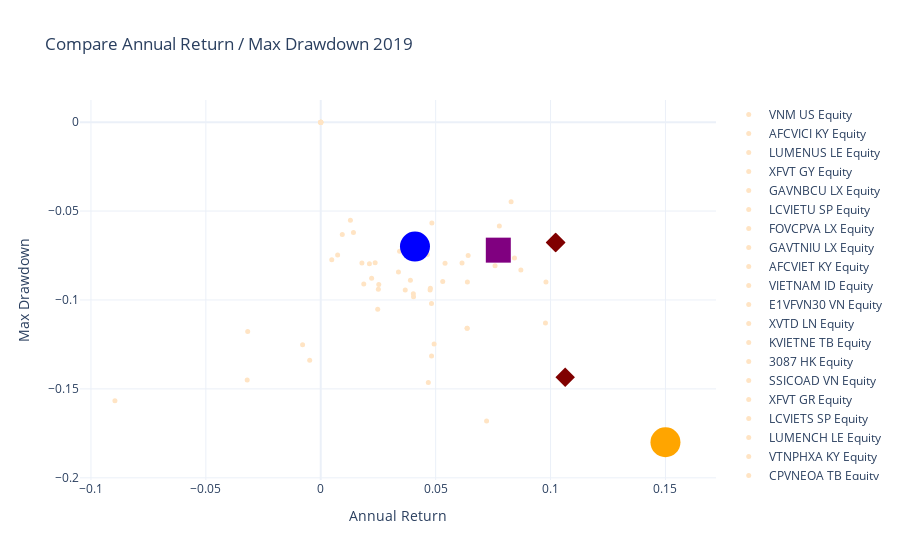
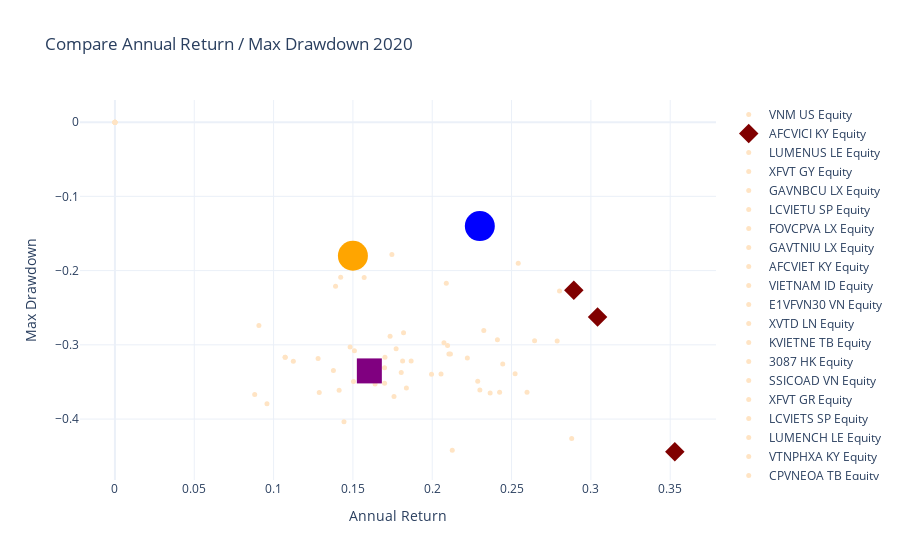
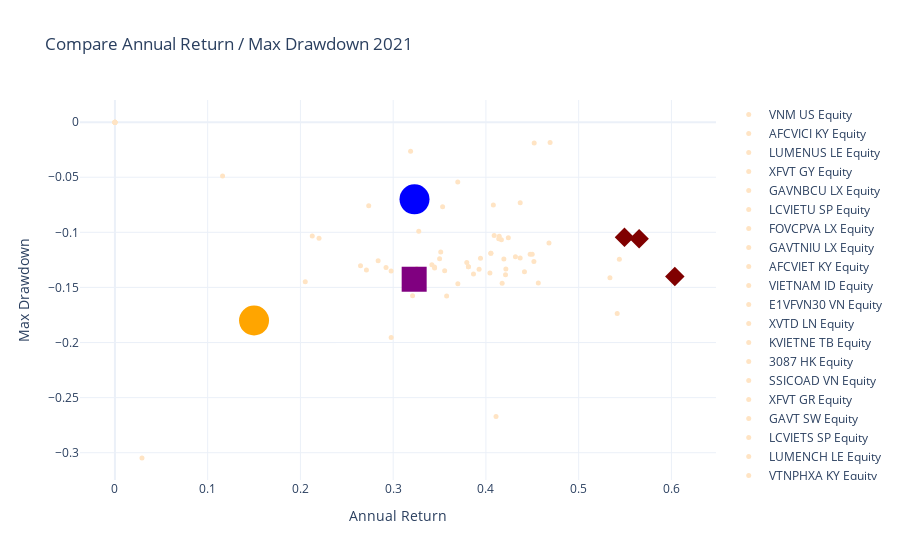
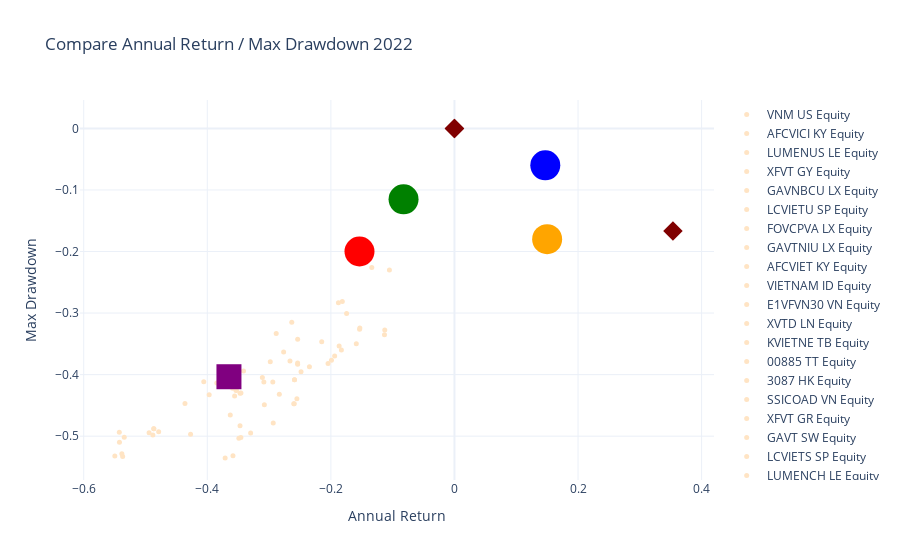

Source (notebook cell) for these figures, in order:
### Markdown cell above
# So sánh performance hàng năm

### Code cell
for key in yearly_metric.keys():
    fig = go.Figure()
    
    # top 3 except us:
    top_3 = yearly_metric[key][yearly_metric[key].index.isin(inside_list) == False].sort_values(by = 'Annual Return', ascending = False)[:3].index
    for col in yearly_metric[key].index:
        if col == 'NAM.TH.PS':
            fig.add_trace(go.Scatter(x=[yearly_metric[key].loc[col]['Annual Return']], y=[yearly_metric[key].loc[col]['Max Drawdown']],
                             mode='markers', name=col, marker=dict(color='red', size=30))) # Set color to red and increase thickness
        elif col == 'NAM.TH.CS':
            fig.add_trace(go.Scatter(x=[yearly_metric[key].loc[col]['Annual Return']], y=[yearly_metric[key].loc[col]['Max Drawdown']],
                             mode='markers', name=col, marker=dict(color='green', size=30))) # Set color to red and increase thickness
        elif col == 'HIEP.NS':
            fig.add_trace(go.Scatter(x=[yearly_metric[key].loc[col]['Annual Return']], y=[yearly_metric[key].loc[col]['Max Drawdown']],
                             mode='markers', name=col, marker=dict(color='blue', size=30))) # Set color to red and increase thickness
        elif col == 'MANDATE VND':
            fig.add_trace(go.Scatter(x=[yearly_metric[key].loc[col]['Annual Return']], y=[yearly_metric[key].loc[col]['Max Drawdown']],
                             mode='markers', name=col, marker=dict(color='orange', size=30))) # Set color to red and increase thickness
        elif col == 'VNI':
            fig.add_trace(go.Scatter(x=[yearly_metric[key].loc[col]['Annual Return']], y=[yearly_metric[key].loc[col]['Max Drawdown']],
                             mode='markers', name=col, marker=dict(color='purple', size=25, symbol = "square"))) # Set color to red and increase thickness
        elif col in top_3:
            fig.add_trace(go.Scatter(x=[yearly_metric[key].loc[col]['Annual Return']], y=[yearly_metric[key].loc[col]['Max Drawdown']],
                             mode='markers', name=col, marker=dict(color='maroon', size = 15, symbol = "diamond"))) # Set color to blur gray and reduce thickness
        else:
            fig.add_trace(go.Scatter(x=[yearly_metric[key].loc[col]['Annual Return']], y=[yearly_metric[key].loc[col]['Max Drawdown']],
                             mode='markers', name=col, marker=dict(color='bisque', size = 5))) # Set color to blur gray and reduce thickness

    fig.update_layout(title='Compare Annual Return / Max Drawdown {}'.format(key),
                      xaxis_title='Annual Return',
                      yaxis_title='Max Drawdown')

    fig.show()
